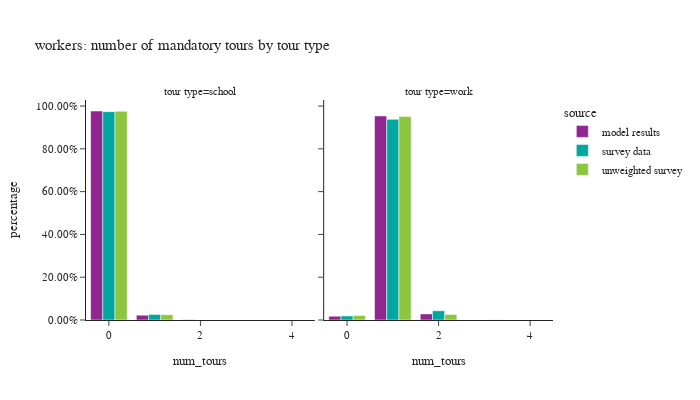

The code cell stored with this chart in its notebook:
### Code cell
# number of mandatory tours
df_plot = w_tour_data.groupby(['person_id','source','tour_type','person_weight'])['tour_id'].count().reset_index()

pivoted = df_plot.pivot(index=['person_id','source','person_weight'], columns="tour_type", values="tour_id").fillna(0).reset_index()
df_plot = pivoted.melt(id_vars=['person_id','source','person_weight'], var_name="tour_type")

df_plot['num_tours'] = df_plot['value']
df_plot['ws_weight'] = df_plot['person_weight']
df_plot = df_plot.groupby(['source','tour_type','num_tours'])['ws_weight'].sum().reset_index()
df_plot = df_plot.merge(df_worker_count, how='left', on='source')
df_plot['percentage'] = df_plot['ws_weight']/df_plot['person_weight']

fig = px.bar(df_plot, x="num_tours", y="percentage", color="source",barmode="group",
             facet_col="tour_type",facet_row_spacing=0.2,
             title="workers: number of mandatory tours by tour type")
fig.for_each_annotation(lambda a: a.update(text="tour type="+a.text.split("=")[-1]))
fig.update_layout(height=400, width=700, yaxis=dict(tickformat=".2%"))
fig.show()

### Figure 1 — Plotly figure (JSON) as saved in the notebook; plotly's stock layout.template omitted (floating-point values rounded to 4 significant figures)
{"data": [{"alignmentgroup": "True", "hovertemplate": "source=model results<br>tour_type=school<br>num_tours=%{x}<br>percentage=%{y}<extra></extra>", "legendgroup": "model results", "marker": {"color": "#91268F", "pattern": {"shape": ""}}, "name": "model results", "offsetgroup": "model results", "orientation": "v", "showlegend": true, "textposition": "auto", "type": "bar", "x": [0, 1, 2], "xaxis": "x", "y": [0.9768, 0.02233, 0.0008312], "yaxis": "y"}, {"alignmentgroup": "True", "hovertemplate": "source=model results<br>tour_type=work<br>num_tours=%{x}<br>percentage=%{y}<extra></extra>", "legendgroup": "model results", "marker": {"color": "#91268F", "pattern": {"shape": ""}}, "name": "model results", "offsetgroup": "model results", "orientation": "v", "showlegend": false, "textposition": "auto", "type": "bar", "x": [0, 1, 2], "xaxis": "x2", "y": [0.01763, 0.9537, 0.02862], "yaxis": "y2"}, {"alignmentgroup": "True", "hovertemplate": "source=survey data<br>tour_type=school<br>num_tours=%{x}<br>percentage=%{y}<extra></extra>", "legendgroup": "survey data", "marker": {"color": "#00A7A0", "pattern": {"shape": ""}}, "name": "survey data", "offsetgroup": "survey data", "orientation": "v", "showlegend": true, "textposition": "auto", "type": "bar", "x": [0, 1], "xaxis": "x", "y": [0.9739, 0.0261], "yaxis": "y"}, {"alignmentgroup": "True", "hovertemplate": "source=survey data<br>tour_type=work<br>num_tours=%{x}<br>percentage=%{y}<extra></extra>", "legendgroup": "survey data", "marker": {"color": "#00A7A0", "pattern": {"shape": ""}}, "name": "survey data", "offsetgroup": "survey data", "orientation": "v", "showlegend": false, "textposition": "auto", "type": "bar", "x": [0, 1, 2, 3, 4], "xaxis": "x2", "y": [0.01891, 0.9377, 0.04306, 0.0002234, 6.243e-05], "yaxis": "y2"}, {"alignmentgroup": "True", "hovertemplate": "source=unweighted survey<br>tour_type=school<br>num_tours=%{x}<br>percentage=%{y}<extra></extra>", "legendgroup": "unweighted survey", "marker": {"color": "#8CC63E", "pattern": {"shape": ""}}, "name": "unweighted survey", "offsetgroup": "unweighted survey", "orientation": "v", "showlegend": true, "textposition": "auto", "type": "bar", "x": [0, 1], "xaxis": "x", "y": [0.9754, 0.02458], "yaxis": "y"}, {"alignmentgroup": "True", "hovertemplate": "source=unweighted survey<br>tour_type=work<br>num_tours=%{x}<br>percentage=%{y}<extra></extra>", "legendgroup": "unweighted survey", "marker": {"color": "#8CC63E", "pattern": {"shape": ""}}, "name": "unweighted survey", "offsetgroup": "unweighted survey", "orientation": "v", "showlegend": false, "textposition": "auto", "type": "bar", "x": [0, 1, 2, 3, 4], "xaxis": "x2", "y": [0.0213, 0.9508, 0.02567, 0.001638, 0.0005461], "yaxis": "y2"}], "layout": {"annotations": [{"font": {}, "showarrow": false, "text": "tour type=school", "x": 0.245, "xanchor": "center", "xref": "paper", "y": 1, "yanchor": "bottom", "yref": "paper"}, {"font": {}, "showarrow": false, "text": "tour type=work", "x": 0.755, "xanchor": "center", "xref": "paper", "y": 1, "yanchor": "bottom", "yref": "paper"}], "barmode": "group", "height": 400, "legend": {"title": {"text": "source"}, "tracegroupgap": 0}, "title": {"text": "workers: number of mandatory tours by tour type"}, "width": 700, "xaxis": {"anchor": "y", "domain": [0, 0.49], "title": {"text": "num_tours"}}, "xaxis2": {"anchor": "y2", "domain": [0.51, 1], "matches": "x", "title": {"text": "num_tours"}}, "yaxis": {"anchor": "x", "domain": [0, 1], "tickformat": ".2%", "title": {"text": "percentage"}}, "yaxis2": {"anchor": "x2", "domain": [0, 1], "matches": "y", "showticklabels": false}}}
